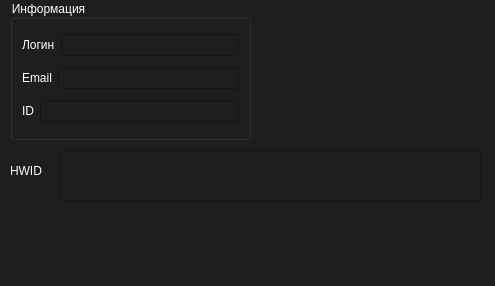
<?xml version="1.0" encoding="UTF-8"?>
<ui version="4.0">
 <class>info_profile</class>
 <widget class="QMainWindow" name="info_profile">
  <property name="geometry">
   <rect>
    <x>0</x>
    <y>0</y>
    <width>495</width>
    <height>286</height>
   </rect>
  </property>
  <property name="windowTitle">
   <string>Информация о профиле</string>
  </property>
  <property name="styleSheet">
   <string notr="true">background-color: rgb(30, 30, 30);
font: 600 12pt &quot;Segoe UI&quot;;
color: #fff;</string>
  </property>
  <widget class="QWidget" name="centralwidget">
   <widget class="QLabel" name="label_4">
    <property name="geometry">
     <rect>
      <x>10</x>
      <y>160</y>
      <width>43</width>
      <height>21</height>
     </rect>
    </property>
    <property name="text">
     <string>HWID</string>
    </property>
   </widget>
   <widget class="QTextEdit" name="profil_hwid">
    <property name="enabled">
     <bool>true</bool>
    </property>
    <property name="geometry">
     <rect>
      <x>60</x>
      <y>150</y>
      <width>421</width>
      <height>51</height>
     </rect>
    </property>
    <property name="readOnly">
     <bool>true</bool>
    </property>
   </widget>
   <widget class="QGroupBox" name="groupBox">
    <property name="enabled">
     <bool>false</bool>
    </property>
    <property name="geometry">
     <rect>
      <x>10</x>
      <y>0</y>
      <width>241</width>
      <height>140</height>
     </rect>
    </property>
    <property name="styleSheet">
     <string notr="true"/>
    </property>
    <property name="title">
     <string>Информация</string>
    </property>
    <layout class="QVBoxLayout" name="verticalLayout">
     <item>
      <layout class="QHBoxLayout" name="horizontalLayout">
       <item>
        <widget class="QLabel" name="label">
         <property name="text">
          <string>Логин</string>
         </property>
        </widget>
       </item>
       <item>
        <widget class="QLineEdit" name="profil_login">
         <property name="enabled">
          <bool>false</bool>
         </property>
         <property name="text">
          <string/>
         </property>
         <property name="readOnly">
          <bool>true</bool>
         </property>
        </widget>
       </item>
      </layout>
     </item>
     <item>
      <layout class="QHBoxLayout" name="horizontalLayout_2">
       <item>
        <widget class="QLabel" name="label_2">
         <property name="text">
          <string>Email</string>
         </property>
        </widget>
       </item>
       <item>
        <widget class="QLineEdit" name="profil_email">
         <property name="enabled">
          <bool>false</bool>
         </property>
         <property name="readOnly">
          <bool>true</bool>
         </property>
        </widget>
       </item>
      </layout>
     </item>
     <item>
      <layout class="QHBoxLayout" name="horizontalLayout_3">
       <item>
        <widget class="QLabel" name="label_3">
         <property name="text">
          <string>ID</string>
         </property>
        </widget>
       </item>
       <item>
        <widget class="QLineEdit" name="profil_id">
         <property name="enabled">
          <bool>false</bool>
         </property>
         <property name="readOnly">
          <bool>true</bool>
         </property>
        </widget>
       </item>
      </layout>
     </item>
    </layout>
   </widget>
  </widget>
  <widget class="QMenuBar" name="menubar">
   <property name="geometry">
    <rect>
     <x>0</x>
     <y>0</y>
     <width>495</width>
     <height>27</height>
    </rect>
   </property>
  </widget>
  <widget class="QStatusBar" name="statusbar"/>
 </widget>
 <resources/>
 <connections/>
</ui>
